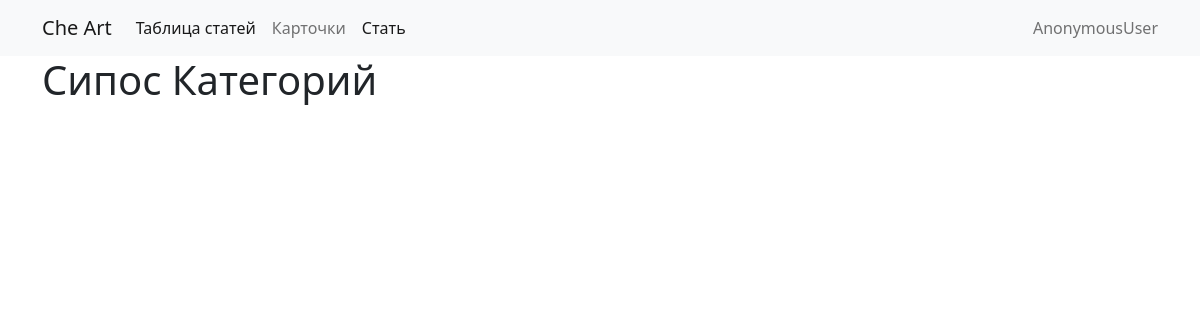
Page /category/ on the earlier database version.
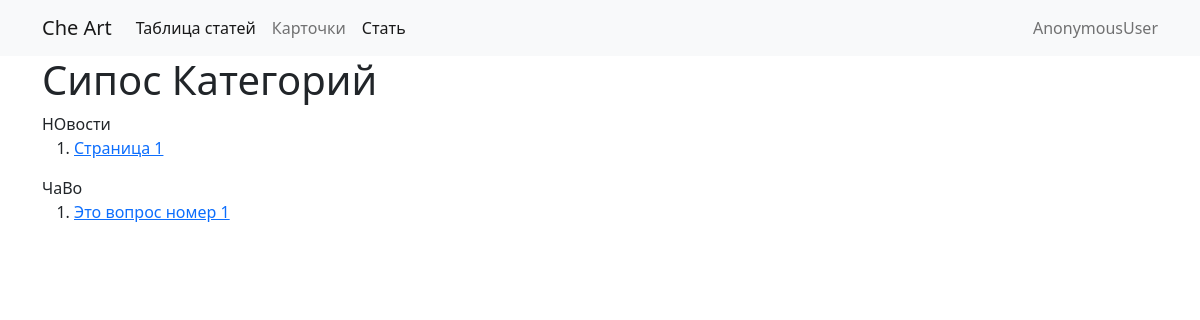
Same page on the later database version.
### pageapp/models.py (models this page shows, shortened)
class Category(models.Model):
    name = models.CharField(max_length=255)
    slug = models.SlugField(unique=True)

class Page(models.Model):
    name = models.CharField(max_length=255)
    text = models.TextField()
    category = models.ForeignKey(Category,on_delete=models.CASCADE)
    slug = models.SlugField(unique=True)
    headline = models.CharField(max_length=100)
    def get_absolute_url(self):
        from django.urls import reverse
        return reverse('page-detail', kwargs={'slug' : self.slug,'category':self.category.slug})

### pageapp/views.py (the view)
# urls.py: path('category/',CategoryList.as_view(),name="category-list"),
class CategoryList(ListView):
    model = Category

### pageapp/templates/pageapp/category_list.html
{% extends "base.html" %}
{% block content%}
<h1 > Сипос Категорий</h1>
{% for category in object_list%}
<div> {{category.name}}
    <ol>
        {% for page in category.page_set.all%}
        <li> <a href="{{page.get_absolute_url}}"> {{page.name}}</a> </li>
    </ol>
    {%endfor%}
</div>
{%endfor%}
{% endblock  %}

Differences in the rows shown:
added Category: name "НОвости"
added Page: name "Страница 1", shown under "НОвости"
added Category: name "ЧаВо"
added Page: name "Это вопрос номер 1", shown under "ЧаВо"
